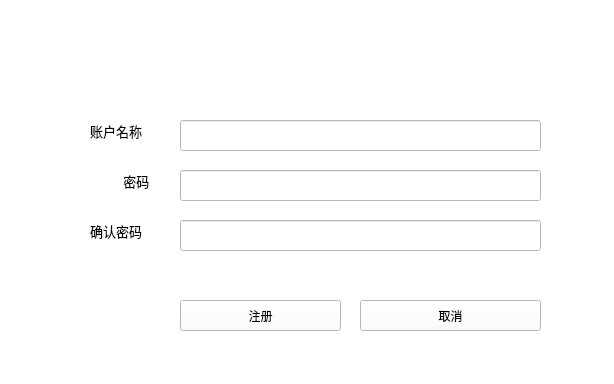
<?xml version="1.0" encoding="UTF-8"?>
<ui version="4.0">
 <class>DeveloperRegistWindow</class>
 <widget class="QMainWindow" name="DeveloperRegistWindow">
  <property name="geometry">
   <rect>
    <x>0</x>
    <y>0</y>
    <width>614</width>
    <height>384</height>
   </rect>
  </property>
  <property name="minimumSize">
   <size>
    <width>614</width>
    <height>384</height>
   </size>
  </property>
  <property name="maximumSize">
   <size>
    <width>614</width>
    <height>384</height>
   </size>
  </property>
  <property name="windowTitle">
   <string>Stepic 开发者注册</string>
  </property>
  <property name="windowIcon">
   <iconset>
    <normaloff>../image/游戏.png</normaloff>../image/游戏.png</iconset>
  </property>
  <property name="styleSheet">
   <string notr="true">background-color: rgb(255, 255, 255);</string>
  </property>
  <widget class="QWidget" name="centralwidget">
   <widget class="QLabel" name="logo">
    <property name="geometry">
     <rect>
      <x>80</x>
      <y>10</y>
      <width>231</width>
      <height>91</height>
     </rect>
    </property>
    <property name="minimumSize">
     <size>
      <width>231</width>
      <height>91</height>
     </size>
    </property>
    <property name="maximumSize">
     <size>
      <width>231</width>
      <height>91</height>
     </size>
    </property>
    <property name="text">
     <string/>
    </property>
    <property name="pixmap">
     <pixmap>../image/游戏大logo-s.png</pixmap>
    </property>
   </widget>
   <widget class="QLabel" name="label_name">
    <property name="geometry">
     <rect>
      <x>90</x>
      <y>120</y>
      <width>71</width>
      <height>21</height>
     </rect>
    </property>
    <property name="font">
     <font>
      <family>微软雅黑</family>
      <pointsize>10</pointsize>
     </font>
    </property>
    <property name="text">
     <string>账户名称</string>
    </property>
   </widget>
   <widget class="QLabel" name="label_pwd">
    <property name="geometry">
     <rect>
      <x>120</x>
      <y>170</y>
      <width>41</width>
      <height>21</height>
     </rect>
    </property>
    <property name="font">
     <font>
      <family>微软雅黑</family>
      <pointsize>10</pointsize>
     </font>
    </property>
    <property name="text">
     <string> 密码</string>
    </property>
   </widget>
   <widget class="QLabel" name="label_repwd">
    <property name="geometry">
     <rect>
      <x>90</x>
      <y>220</y>
      <width>71</width>
      <height>21</height>
     </rect>
    </property>
    <property name="font">
     <font>
      <family>微软雅黑</family>
      <pointsize>10</pointsize>
     </font>
    </property>
    <property name="text">
     <string>确认密码</string>
    </property>
   </widget>
   <widget class="QLineEdit" name="lineEdit_name">
    <property name="geometry">
     <rect>
      <x>180</x>
      <y>120</y>
      <width>361</width>
      <height>31</height>
     </rect>
    </property>
   </widget>
   <widget class="QLineEdit" name="lineEdit_pwd">
    <property name="geometry">
     <rect>
      <x>180</x>
      <y>170</y>
      <width>361</width>
      <height>31</height>
     </rect>
    </property>
    <property name="echoMode">
     <enum>QLineEdit::Password</enum>
    </property>
   </widget>
   <widget class="QLineEdit" name="lineEdit_repwd">
    <property name="geometry">
     <rect>
      <x>180</x>
      <y>220</y>
      <width>361</width>
      <height>31</height>
     </rect>
    </property>
    <property name="echoMode">
     <enum>QLineEdit::Password</enum>
    </property>
   </widget>
   <widget class="QPushButton" name="btn_regist">
    <property name="geometry">
     <rect>
      <x>180</x>
      <y>300</y>
      <width>161</width>
      <height>31</height>
     </rect>
    </property>
    <property name="font">
     <font>
      <family>微软雅黑</family>
     </font>
    </property>
    <property name="styleSheet">
     <string notr="true">background-color: rgb(255, 255, 255);</string>
    </property>
    <property name="text">
     <string>注册</string>
    </property>
    <property name="autoDefault">
     <bool>false</bool>
    </property>
    <property name="default">
     <bool>false</bool>
    </property>
    <property name="flat">
     <bool>false</bool>
    </property>
   </widget>
   <widget class="QToolButton" name="btn_close">
    <property name="geometry">
     <rect>
      <x>360</x>
      <y>300</y>
      <width>181</width>
      <height>31</height>
     </rect>
    </property>
    <property name="font">
     <font>
      <family>微软雅黑</family>
     </font>
    </property>
    <property name="styleSheet">
     <string notr="true">background-color: rgb(255, 255, 255);</string>
    </property>
    <property name="text">
     <string>取消</string>
    </property>
   </widget>
  </widget>
 </widget>
 <resources/>
 <connections/>
</ui>
